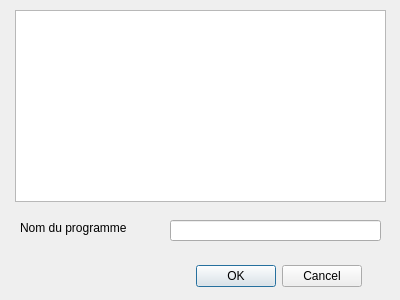
<?xml version="1.0" encoding="UTF-8"?>
<ui version="4.0">
 <class>DialogEditPile</class>
 <widget class="QDialog" name="DialogEditPile">
  <property name="geometry">
   <rect>
    <x>0</x>
    <y>0</y>
    <width>400</width>
    <height>300</height>
   </rect>
  </property>
  <property name="windowTitle">
   <string>Dialog</string>
  </property>
  <widget class="QDialogButtonBox" name="buttonBox">
   <property name="geometry">
    <rect>
     <x>190</x>
     <y>260</y>
     <width>172</width>
     <height>32</height>
    </rect>
   </property>
   <property name="orientation">
    <enum>Qt::Horizontal</enum>
   </property>
   <property name="standardButtons">
    <set>QDialogButtonBox::Cancel|QDialogButtonBox::Ok</set>
   </property>
  </widget>
  <widget class="QTextEdit" name="textEdit">
   <property name="geometry">
    <rect>
     <x>15</x>
     <y>10</y>
     <width>371</width>
     <height>192</height>
    </rect>
   </property>
  </widget>
  <widget class="QLineEdit" name="lineEdit">
   <property name="geometry">
    <rect>
     <x>170</x>
     <y>220</y>
     <width>211</width>
     <height>21</height>
    </rect>
   </property>
  </widget>
  <widget class="QLabel" name="label">
   <property name="geometry">
    <rect>
     <x>20</x>
     <y>220</y>
     <width>131</width>
     <height>16</height>
    </rect>
   </property>
   <property name="text">
    <string>Nom du programme</string>
   </property>
  </widget>
 </widget>
 <resources/>
 <connections>
  <connection>
   <sender>buttonBox</sender>
   <signal>accepted()</signal>
   <receiver>DialogEditPile</receiver>
   <slot>accept()</slot>
   <hints>
    <hint type="sourcelabel">
     <x>248</x>
     <y>254</y>
    </hint>
    <hint type="destinationlabel">
     <x>157</x>
     <y>274</y>
    </hint>
   </hints>
  </connection>
  <connection>
   <sender>buttonBox</sender>
   <signal>rejected()</signal>
   <receiver>DialogEditPile</receiver>
   <slot>reject()</slot>
   <hints>
    <hint type="sourcelabel">
     <x>316</x>
     <y>260</y>
    </hint>
    <hint type="destinationlabel">
     <x>286</x>
     <y>274</y>
    </hint>
   </hints>
  </connection>
 </connections>
</ui>
